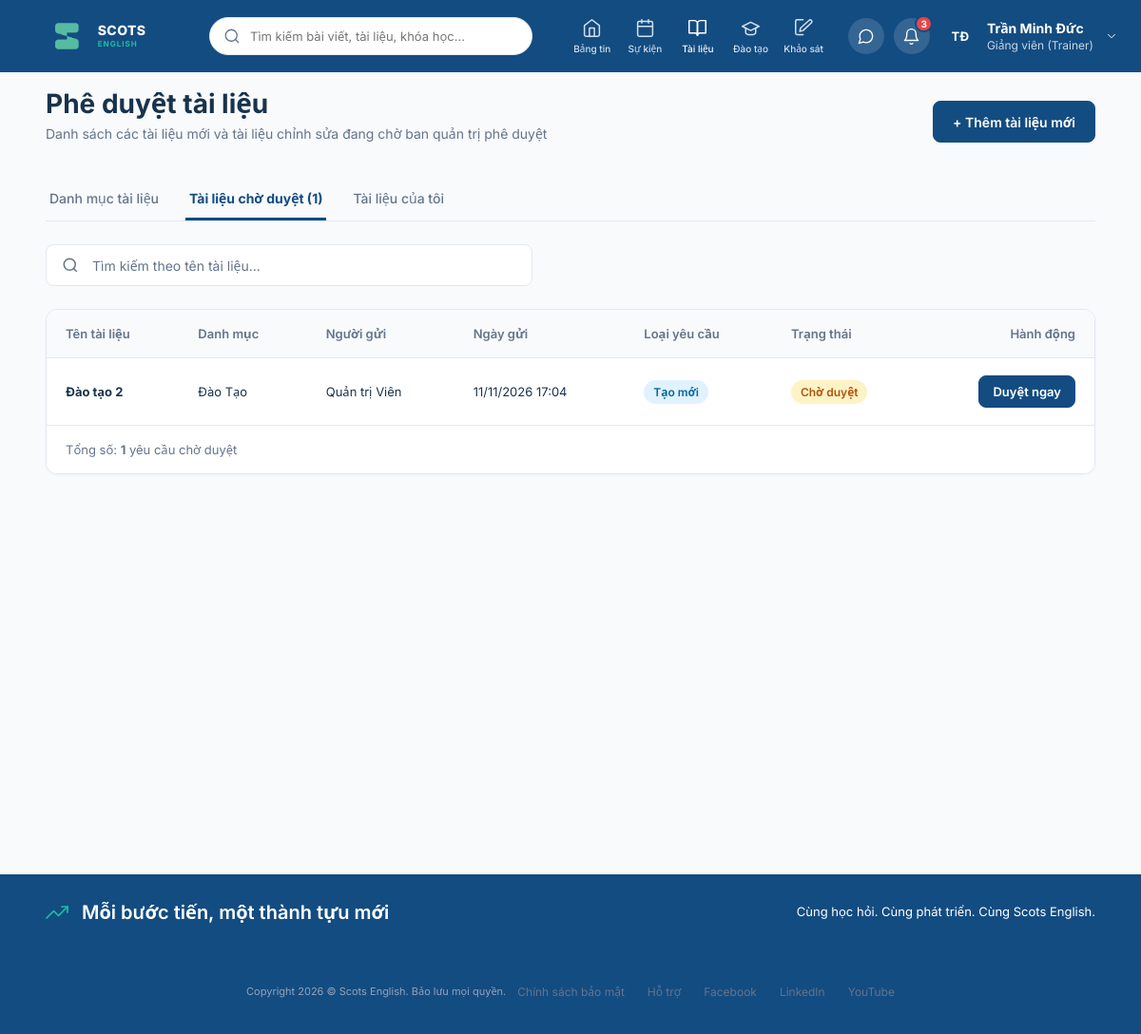
Screenshot of /documents/approve/ (signed in) with the database file from the repository.
### documents/models.py (models this page shows, shortened)
class Document(models.Model):
    STATUS_CHOICES = [
        ('PENDING', 'Chờ duyệt'),
        ('APPROVED', 'Đã duyệt'),
        ('REJECTED', 'Từ chối'),
    ]
    SCOPE_CHOICES = [
        ('ALL', 'Toàn hệ thống'),
        ('DEPARTMENT', 'Giới hạn theo phòng ban'),
    ]
    REQUEST_TYPE_CHOICES = [
        ('NEW', 'Tạo mới'),
        ('UPDATE', 'Cập nhật'),
    ]
    title = models.CharField("Tiêu đề tài liệu", max_length=255)
    code = models.CharField("Mã tài liệu", max_length=50, blank=True, null=True)
    category = models.ForeignKey(
        DocumentCategory,
        on_delete=models.CASCADE,
        related_name='documents',
        verbose_name="Danh mục"
    )
    description = models.TextField("Mô tả nội dung", blank=True)
    file = models.FileField("Tệp tài liệu (PDF/DOCX/PPTX)", upload_to='documents/%Y/%m/')
    access_scope = models.CharField(
        "Phạm vi truy cập",
        max_length=30,
        choices=SCOPE_CHOICES,
        default='ALL'
    )
    creator = models.ForeignKey(
        settings.AUTH_USER_MODEL,
        on_delete=models.CASCADE,
        related_name='created_documents',
        verbose_name="Người tạo"
    )
    approver = models.ForeignKey(
        settings.AUTH_USER_MODEL,
        on_delete=models.SET_NULL,
        null=True,
        blank=True,
        related_name='assigned_documents',
        verbose_name="Người duyệt (Trưởng phòng)"
    )
    status = models.CharField(
        "Trạng thái",
        max_length=20,
        choices=STATUS_CHOICES,
        default='PENDING'
    )
    request_type = models.CharField(
        "Tình trạng gửi duyệt",
        max_length=20,
        choices=REQUEST_TYPE_CHOICES,
        default='NEW'
    )
    rejection_reason = models.TextField("Lý do từ chối", blank=True, null=True)
    created_at = models.DateTimeField("Ngày tạo", auto_now_add=True)
    updated_at = models.DateTimeField("Lần cập nhật gần nhất", auto_now=True)
    approved_at = models.DateTimeField("Ngày duyệt", null=True, blank=True)
    class Meta:
        verbose_name = "Tài liệu"
        verbose_name_plural = "Tài liệu"
        ordering = ['-updated_at']

class DocumentCategory(models.Model):
    name = models.CharField("Tên danh mục", max_length=150)
    code = models.CharField("Mã danh mục", max_length=150, unique=True, blank=True)
    icon_name = models.CharField("Tên biểu tượng (Icon)", max_length=100, default='folder', blank=True)
    description = models.TextField("Mô tả ngắn", max_length=500, blank=True)
    display_order = models.PositiveIntegerField("Thứ tự hiển thị", default=0)
    created_time = models.DateTimeField("Thời gian tạo", auto_now_add=True)
    class Meta:
        verbose_name = "Danh mục tài liệu"
        verbose_name_plural = "Danh mục tài liệu"
        ordering = ['display_order', 'name']

### documents/views.py (the view)
# urls.py: path('approve/', views.document_approve_list, name='document_approve'),
def document_approve_list(request):
    user = _get_acting_user(request)
    if not (user and (user.is_superuser or user.is_staff)):
        messages.error(request, "Bạn không có quyền truy cập chức năng phê duyệt tài liệu.")
        return redirect('documents')
    search_query = request.GET.get('q', '').strip()
    pending_docs = Document.objects.select_related('category', 'creator').filter(status='PENDING')
    if search_query:
        pending_docs = pending_docs.filter(title__icontains=search_query)
    context = {
        'pending_docs': pending_docs,
        'pending_count': pending_docs.count(),
        'search_query': search_query,
    }
    return render(request, 'documents_approve.html', context)

### documents/templates/documents_approve.html (shortened to what this page needs)
{% extends 'base.html' %}
{% block content %}
  <main class="doc-workspace">
    <header class="doc-header">
      <div>
        <h1 class="doc-header-title">Phê duyệt tài liệu</h1>
        <p class="doc-header-subtitle">Danh sách các tài liệu mới và tài liệu chỉnh sửa đang chờ ban quản trị phê duyệt</p>
      </div>
      <div>
        <a href="{% url 'document_create' %}" class="doc-btn doc-btn-primary">+ Thêm tài liệu mới</a>
      </div>
    </header>
    <nav class="doc-tabs">
      <a href="{% url 'documents' %}" class="doc-tab">
        Danh mục tài liệu
      </a>
      <a href="{% url 'document_approve' %}" class="doc-tab active">
        Tài liệu chờ duyệt ({{ pending_count|default:0 }})
      </a>
      <a href="{% url 'document_my_docs' %}" class="doc-tab">
        Tài liệu của tôi
      </a>
    </nav>
    <form method="get" action="{% url 'document_approve' %}" class="doc-toolbar">
      <div class="doc-search-box">
        <svg width="18" height="18" viewBox="0 0 24 24" fill="none" stroke="#64748b" stroke-width="2">
          <circle cx="11" cy="11" r="8"></circle>
          <path d="m21 21-4.35-4.35"></path>
        </svg>
        <input type="text" name="q" value="{{ search_query|default:'' }}" placeholder="Tìm kiếm theo tên tài liệu...">
      </div>
    </form>
    <section class="doc-table-card">
      <table class="doc-table">
        <thead>
          <tr>
            <th>Tên tài liệu</th>
            <th>Danh mục</th>
            <th>Người gửi</th>
            <th>Ngày gửi</th>
            <th>Loại yêu cầu</th>
            <th>Trạng thái</th>
            <th style="text-align: right;">Hành động</th>
          </tr>
        </thead>
        <tbody>
          {% for doc in pending_docs %}
            <tr>
              <td class="doc-table-title">
                <strong>{{ doc.title }}</strong>
              </td>
              <td>{{ doc.category.name|default:"--" }}</td>
              <td>{{ doc.creator.get_full_name|default:doc.creator.username }}</td>
              <td>{{ doc.created_at|date:"d/m/Y H:i" }}</td>
              <td>
                {% if doc.request_type == 'UPDATE' %}
                  <span class="doc-badge doc-badge-in-progress">Cập nhật</span>
                {% else %}
                  <span class="doc-badge" style="background: #e0f2fe; color: #0369a1;">Tạo mới</span>
                {% endif %}
              </td>
              <td>
                <span class="doc-badge" style="background: #fef3c7; color: #b45309;">Chờ duyệt</span>
              </td>
              <td style="text-align: right;">
                <a href="{% url 'document_approve_detail' id=doc.id %}" class="doc-btn doc-btn-primary" style="height: 34px; padding: 0 14px; font-size: 13px;">
                  Duyệt ngay
                </a>
              </td>
            </tr>
          {% empty %}
            <tr>
              <td colspan="7" style="text-align: center; color: var(--ink-soft); padding: 48px;">
                Hiện tại không có tài liệu nào đang chờ phê duyệt.
              </td>
            </tr>
          {% endfor %}
        </tbody>
      </table>
      <footer class="doc-table-pagination">
        <div>Tổng số: <strong>{{ pending_count|default:0 }}</strong> yêu cầu chờ duyệt</div>
      </footer>
    </section>
  </main>
{% endblock %}

### templates/base.html (shortened to what this page needs)
{% load static %}
<!DOCTYPE html>
<html lang="vi">
<head>
  <link rel="stylesheet" href="{% static 'css/main.css' %}?v=20261112b" />
  <script src="https://cdn.tailwindcss.com"></script>
</head>
<body>
<div class="page">
  <header class="topbar">
    <a href="{% url 'home' %}" class="logo" style="text-decoration: none; display: flex; align-items: center; gap: 8px; cursor: pointer;">
      <img class="logo-mark" src="{% static 'img/logo_no_text.png' %}" alt="Scots English" />
      <span class="brand-name">
        <span class="brand-primary">SCOTS</span>
        <span class="brand-secondary">ENGLISH</span>
      </span>
    </a>
    <form method="GET" action="{% url 'home' %}" class="search" style="display: flex; align-items: center; background: #ffffff; border: 1px solid #e2e8f0; border-radius: 9999px; padding: 6px 14px; gap: 8px; width: 340px; margin: 0 16px;">
      <svg class="icon-search" viewBox="0 0 24 24" fill="none" stroke="currentColor" stroke-width="1.7" stroke-linecap="round" stroke-linejoin="round" style="width: 18px; height: 18px; color: #64748b; flex-shrink: 0;">
        <circle cx="11" cy="11" r="8"></circle>
        <line x1="21" y1="21" x2="16.65" y2="16.65"></line>
      </svg>
      <input type="text" name="q" value="{{ search_query|default:'' }}" placeholder="Tìm kiếm bài viết, tài liệu, khóa học..." style="border: none; outline: none; background: transparent; width: 100%; font-size: 13px; color: #1e293b;" />
    </form>
    <nav class="primary-nav">
      <a class="nav-tab " href="{% url 'home' %}">
        <svg class="nav-ico" viewBox="0 0 24 24" fill="none" stroke="currentColor" stroke-width="1.7" stroke-linecap="round" stroke-linejoin="round">
          <path d="M3 9l9-7 9 7v11a2 2 0 0 1-2 2H5a2 2 0 0 1-2-2z"></path>
          <polyline points="9 22 9 12 15 12 15 22"></polyline>
        </svg>
        <span class="nav-label">Bảng tin</span>
      </a>
      <a class="nav-tab" href="/#events-section">
        <span class="nav-label">Sự kiện</span>
      </a>
      <a class="nav-tab {% if 'documents' in request.path %}active{% endif %}" href="{% url 'documents' %}">
        <svg class="nav-ico" viewBox="0 0 24 24" fill="none" stroke="currentColor" stroke-width="1.7" stroke-linecap="round" stroke-linejoin="round">
          <path d="M2 3h6a4 4 0 0 1 4 4v14a3 3 0 0 0-3-3H2z"></path>
          <path d="M22 3h-6a4 4 0 0 0-4 4v14a3 3 0 0 1 3-3h7z"></path>
        </svg>
        <span class="nav-label">Tài liệu</span>
      </a>
      <a class="nav-tab {% if 'courses' in request.path %}active{% endif %}" href="{% url 'courses' %}" title="Cổng đào tạo Scots English">
        <svg class="nav-ico" viewBox="0 0 24 24" fill="none" stroke="currentColor" stroke-width="1.7" stroke-linecap="round" stroke-linejoin="round">
          <path d="M22 10L12 5 2 10l10 5 10-5z"></path>
          <path d="M6 12v5c0 1.7 2.7 3 6 3s6-1.3 6-3v-5"></path>
        </svg>
        <span class="nav-label">Đào tạo</span>
      </a>
      <a class="nav-tab {% if 'surveys' in request.path %}active{% endif %}" href="/surveys/">
        <svg class="nav-ico" viewBox="0 0 24 24" fill="none" stroke="currentColor" stroke-width="1.7" stroke-linecap="round" stroke-linejoin="round">
          <path d="M11 20H4a2 2 0 0 1-2-2V4a2 2 0 0 1 2-2h7"></path>
          <path d="M18.4 2.6a2 2 0 0 1 2.8 2.8L11 15l-4 1 1-4 10.4-9.4z"></path>
        </svg>
        <span class="nav-label">Khảo sát</span>
      </a>
    </nav>
    <div class="account-actions">
      <button class="round-btn" aria-label="Tin nhắn" onclick="window.location.href='{% url 'messages_list' %}'" title="Tin nhắn" style="cursor: pointer;">
      </button>
      <div class="notif-wrapper">
        <button class="round-btn has-badge" id="notifBellButton" aria-label="Thông báo" title="Thông báo hệ thống" style="cursor: pointer;">
          <svg viewBox="0 0 24 24" fill="none" stroke="currentColor" stroke-width="1.7" stroke-linecap="round" stroke-linejoin="round">
            <path d="M18 8A6 6 0 0 0 6 8c0 7-3 9-3 9h18s-3-2-3-9"></path>
            <path d="M13.73 21a2 2 0 0 1-3.46 0"></path>
          </svg>
          <span class="notif-badge" id="notifBadge">3</span>
        </button>
      </div>
      {% if request.user.is_authenticated %}
        <div class="profile-menu relative" id="headerProfileTrigger" style="cursor: pointer; position: relative;" title="Tài khoản cá nhân">
          <div class="avatar avatar-profile" style="border-radius: 50%; overflow: hidden; width: 36px; height: 36px; background-color: #134c81; color: white; display: flex; align-items: center; justify-content: center; font-weight: 700; font-size: 13px;">
            {% if request.user.username == 'thuha' %}
              <img id="topbar-user-avatar" src="{% static 'img/avatar_thuha.png' %}" alt="{{ request.user.get_full_name|default:request.user.username }}" style="width: 100%; height: 100%; object-fit: cover; border-radius: 50%;" />
            {% elif request.user.username == 'phuonglinh' %}
              <img id="topbar-user-avatar" src="{% static 'img/avatar_phuonglinh.png' %}" alt="{{ request.user.get_full_name|default:request.user.username }}" style="width: 100%; height: 100%; object-fit: cover; border-radius: 50%;" />
            {% elif request.user.username == 'ngocanh' %}
              <img id="topbar-user-avatar" src="{% static 'img/avatar_ngocanh.png' %}" alt="{{ request.user.get_full_name|default:request.user.username }}" style="width: 100%; height: 100%; object-fit: cover; border-radius: 50%;" />
            {% else %}
              <span id="topbar-user-avatar">{{ request.user.first_name|slice:":1"|default:request.user.username|slice:":1"|upper }}{{ request.user.last_name|slice:":1"|upper }}</span>
            {% endif %}
          </div>
          <div class="profile-details">
            <span class="profile-name">{{ request.user.get_full_name|default:request.user.username }}</span>
            <span class="profile-role">
              {% if request.user.is_staff or request.user.is_superuser %}
                Giảng viên (Trainer)
              {% else %}
                Học viên (Trainee)
              {% endif %}
            </span>
          </div>
          <svg class="chevron" viewBox="0 0 24 24" fill="none" stroke="currentColor" stroke-width="1.7" stroke-linecap="round" stroke-linejoin="round">
            <polyline points="6 9 12 15 18 9"></polyline>
          </svg>
        </div>
      {% endif %}
    </div>
  </header>
  {% block content %}
  {% endblock %}
  <footer class="footer">
    <div class="achievement-banner">
      <div class="banner-message">
        <svg class="trending" viewBox="0 0 24 24" fill="none" stroke="currentColor" stroke-width="1.7" stroke-linecap="round" stroke-linejoin="round">
          <polyline points="23 6 13.5 15.5 8.5 10.5 1 18"></polyline>
          <polyline points="17 6 23 6 23 12"></polyline>
        </svg>
        <span>Mỗi bước tiến, một thành tựu mới</span>
      </div>
      <span class="banner-support">Cùng học hỏi. Cùng phát triển. Cùng Scots English.</span>
    </div>
    <div class="legal-bar">
      <span class="copyright">Copyright 2026 © Scots English. Bảo lưu mọi quyền.</span>
      <nav class="footer-links">
        <a href="#">Chính sách bảo mật</a>
        <a href="#">Hỗ trợ</a>
        <a href="#">Facebook</a>
        <a href="#">LinkedIn</a>
        <a href="#">YouTube</a>
      </nav>
    </div>
  </footer>
</div>
</body>
</html>

### rows the page displays
Document: title "Đào tạo 2", category.name "Đào Tạo", creator.get_full_name "Quản trị Viên", created_at "11/11/2026 17:04", request_type "Tạo mới"

### other values shown
{{ request.user.last_name|slice:":1"|upper }} "Đ"
{{ request.user.get_full_name|default:request.user.username }} "Trần Minh Đức"
{{ pending_count|default:0 }} "1"
